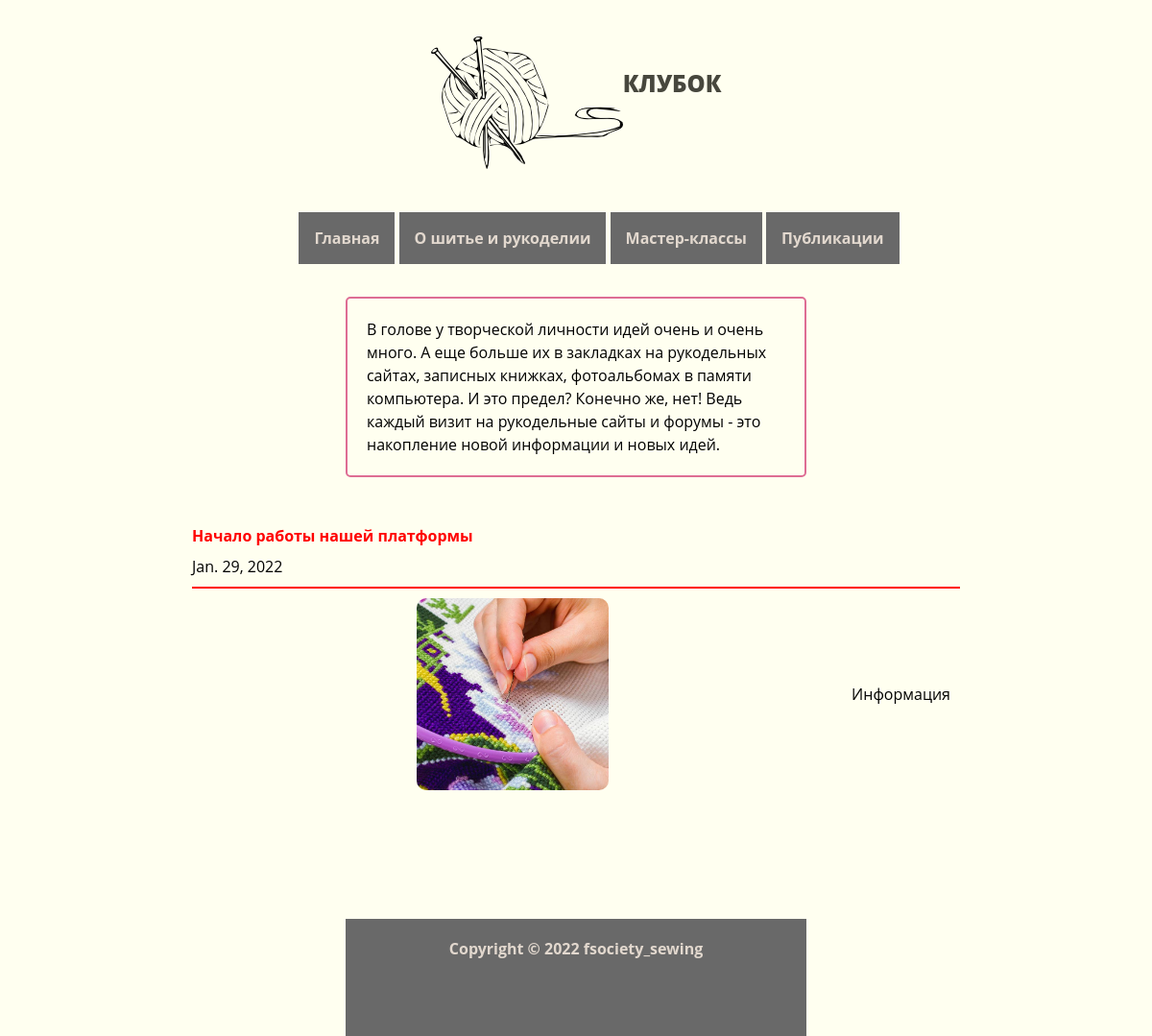
Before: /post-list/ with the older database file.
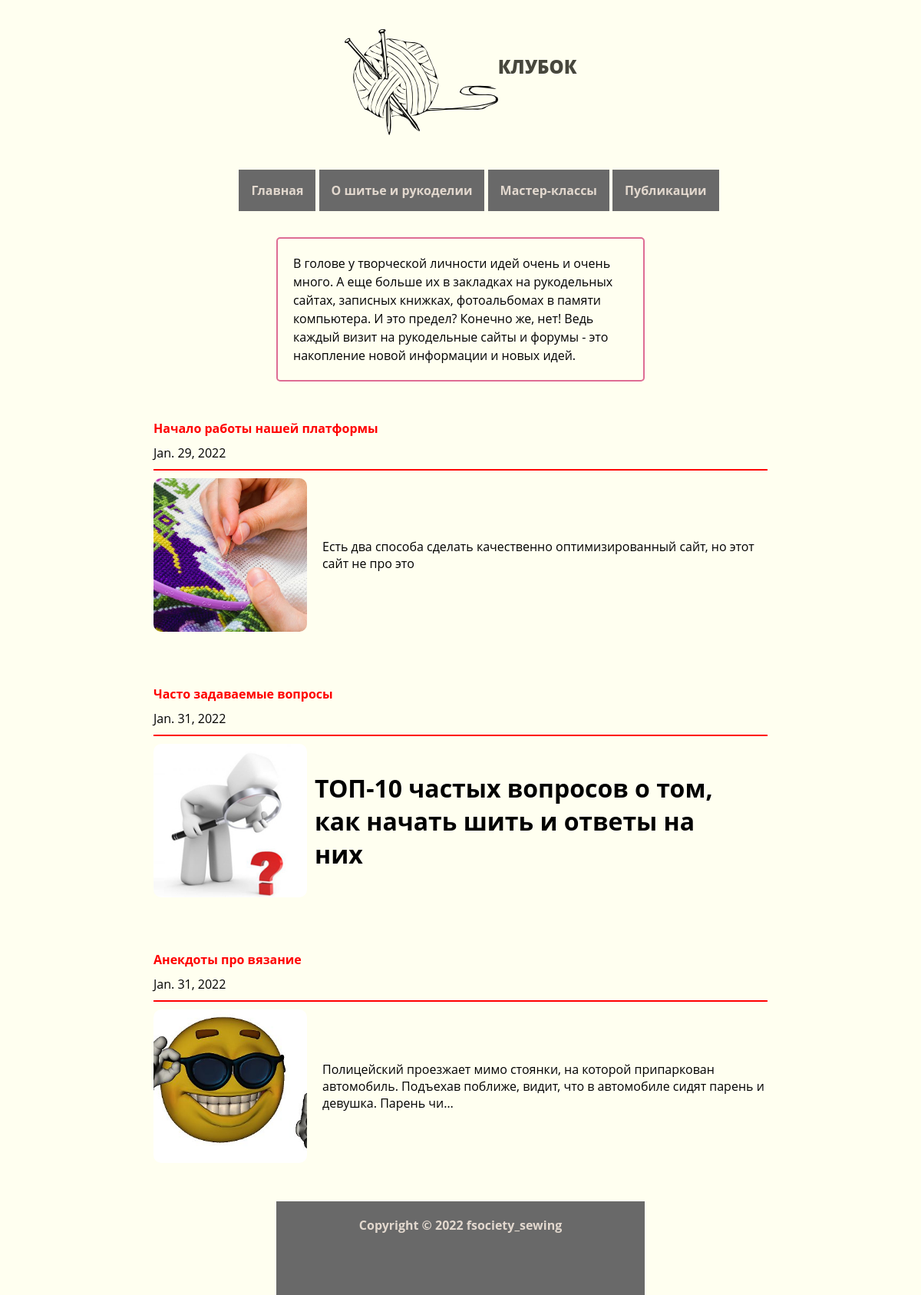
After: the same page with the newer database file.
### Sewing_site/models.py (models this page shows, shortened)
class Post(models.Model):
	photo_of_preview_post = models.ImageField("Изображение заставки статьи", upload_to = 'photo_of_preview_post/' )
	date_of_post = models.DateField("Дата статьи", default = date.today)
	name_of_post = models.CharField("Название статьи", max_length = 64)
	text_of_post = models.TextField("Текст статьи")
	def get_absolute_url(self):
		return reverse("post-details", kwargs={"pk": self.id})
	class Meta:
		verbose_name = "Статья"
		verbose_name_plural = "Статьи"

### Sewing_site/views.py (the view)
# urls.py: path('post-list/', views.PostsView.as_view(), name = "post-list"),
class PostsView(ListView):
	model = Post
	queryset = Post.objects.all()
	template_name = "Sewing_site/post_list.html"

### Sewing_site/templates/Sewing_site/post_list.html (shortened to what this page needs)
{% extends 'Sewing_site/base.html' %}
{% block content %}
<div class = "content-text">
<p>В голове у творческой личности идей очень и очень много. А еще больше их в закладках на рукодельных сайтах, записных книжках, фотоальбомах в памяти компьютера. И это предел? Конечно же, нет! Ведь каждый визит на рукодельные сайты и форумы - это накопление новой информации и новых идей.</p>
</div>
  {% for post in object_list %}
  <div class = "content-list">
    <div class = "content-list-lable">
      <a href="{{ post.get_absolute_url }}">{{post.name_of_post}}</a>
      <span>{{post.date_of_post}}</span>
    </div>
    <div class = "line"></div>
    <div class = "content-include">
      <img src="{{ post.photo_of_preview_post.url }}" class="img-master-class-preview" alt="{{post.photo_of_preview_post}}">
      <p>{{ post.text_of_post|safe|truncatechars:150 }}</p>
    </div>
    </div>
  {% endfor %}
{% endblock %}

Changed rows visible on the page:
changed Post "Начало работы нашей платформы": text_of_post "Информация" → "Есть два способа сделать качественно оптимизированный сайт, но этот сайт не про это"
added Post: name_of_post "Часто задаваемые вопросы", date_of_post "Jan. 31, 2022", photo_of_preview_post (picture), text_of_post "ТОП-10 частых вопросов о том, как начать шить и ответы на них"
added Post: name_of_post "Анекдоты про вязание", date_of_post "Jan. 31, 2022", photo_of_preview_post (picture), text_of_post "Полицейский проезжает мимо стоянки, на которой припаркован автомобиль. Подъехав поближе, видит, что в автомобиле сидят парень и девушка. Парень чи…"
